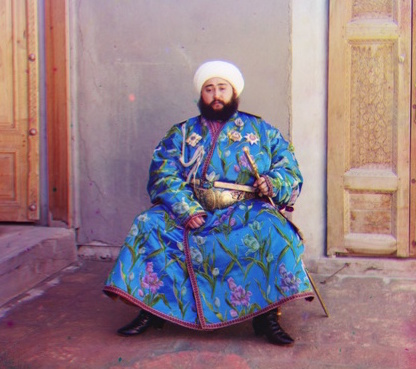
//> input picture ITEM 20-29/ITEM20 OpenCV_ECCAlignment/image/image1.jpg, 416 x 369 px
$ ./OpenCV_ECCAlignment_example   (built with g++ and OpenCV 4)
//> lines starting //> are read from the running program, lines starting //| are printed output that depends on the picture
#include "pch.h"
#include "opencv2/opencv.hpp"

using namespace cv;
using namespace std;

int main()
{
	// Read the images to be aligned 读取仿射图像
	//im1参考图像，im2要处理的图像
	Mat im1 = imread("image/image1.jpg");
//> im1 is the input picture: 369 rows x 416 cols, CV_8UC3; mean B, G, R 133.6, 123.9, 146.5
	Mat im2 = imread("image/image2.jpg");
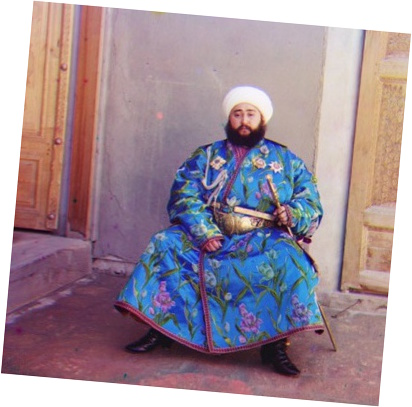
//> input picture ITEM 20-29/ITEM20 OpenCV_ECCAlignment/image/image2.jpg, 412 x 407 px
//> im2 is the input picture: 407 rows x 412 cols, CV_8UC3; mean B, G, R 153.1, 142.2, 160.4

	// Convert images to gray scale 转换为灰度图像
	Mat im1_gray, im2_gray;
	cvtColor(im1, im1_gray, CV_BGR2GRAY);
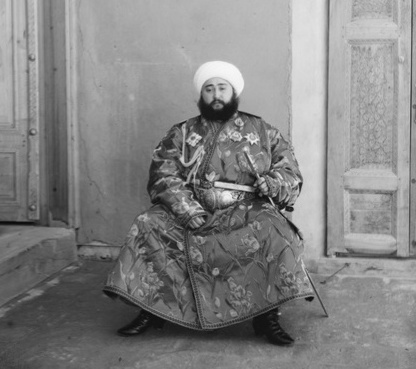
//> im1_gray: 369 rows x 416 cols, CV_8UC1; min 9, max 248, mean 131.8
	cvtColor(im2, im2_gray, CV_BGR2GRAY);
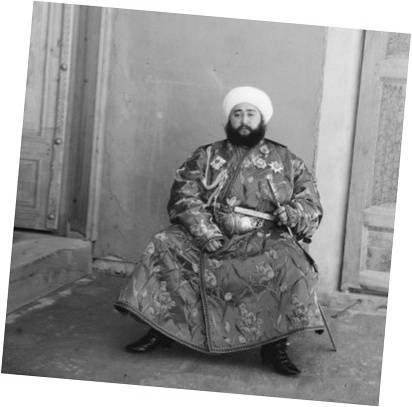
//> im2_gray: 407 rows x 412 cols, CV_8UC1; min 4, max 255, mean 148.9

	// Define the motion model 定义运动模型
	const int warp_mode = MOTION_EUCLIDEAN;

	// Set a 2x3 or 3x3 warp matrix depending on the motion model. 变换矩阵
	Mat warp_matrix;

	// Initialize the matrix to identity
	if (warp_mode == MOTION_HOMOGRAPHY)
	{
		warp_matrix = Mat::eye(3, 3, CV_32F);
	}
	else
	{
		warp_matrix = Mat::eye(2, 3, CV_32F);
	}

	// Specify the number of iterations. 算法迭代次数
	int number_of_iterations = 5000;

	// Specify the threshold of the increment
	// in the correlation coefficient between two iterations 设定阈值
	double termination_eps = 1e-10;

	// Define termination criteria 定义终止条件
	TermCriteria criteria(TermCriteria::COUNT + TermCriteria::EPS, number_of_iterations, termination_eps);

	// Run the ECC algorithm. The results are stored in warp_matrix. ECC算法
//> (the run ends here: the time limit is reached, at `findTransformECC`)
